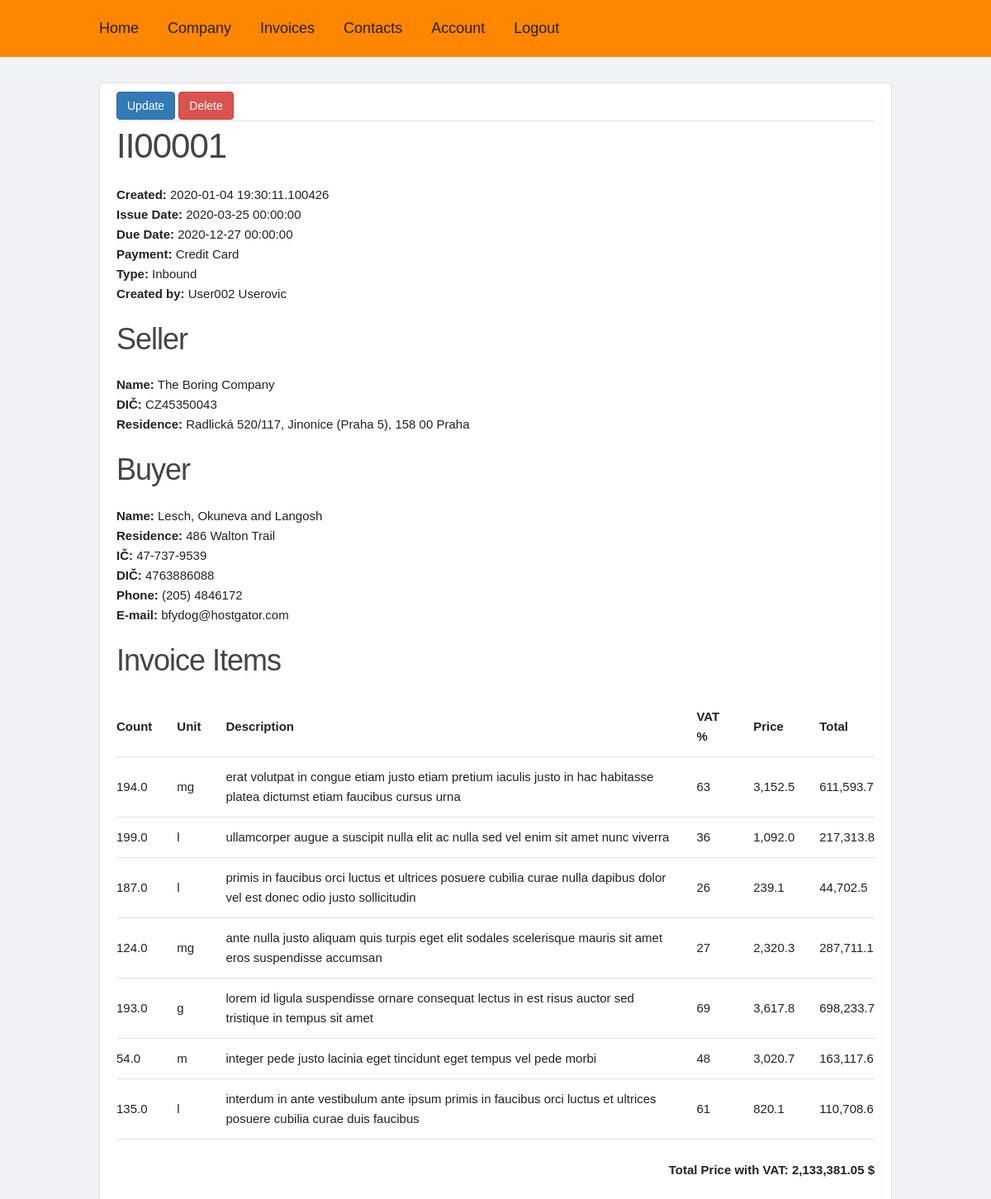
The app's page /invoice/1 (signed in) with its own data.
### app/models.py (models this page shows, shortened)
class Invoice(db.Model):
    id = db.Column(db.Integer(), primary_key=True)
    date_created = db.Column(db.DateTime, nullable=False, default=datetime.utcnow)  # datum vystaveni
    issue_date = db.Column(db.DateTime())  # datum zdanitelneho plneni
    due_date = db.Column(db.DateTime())  # splatnost
    payment_form = db.Column(db.Integer())  # forma uhrady
    type = db.Column(db.Integer())
    serial_id = db.Column(db.Integer())
    serial_number = db.Column(db.String(256))
    total_sum = db.Column(db.Integer())
    company_id = db.Column(db.Integer, db.ForeignKey('company.id'))
    buyer_id = db.Column(db.Integer, db.ForeignKey('contact.id'))
    user_id = db.Column(db.Integer, db.ForeignKey('user.id'))
    items = db.relationship('Item', backref='item_invoice', lazy='dynamic', collection_class=list, cascade='delete')

class User(db.Model, UserMixin):
    id = db.Column(db.Integer, primary_key=True)
    name = db.Column(db.String(100), nullable=False, server_default='')
    birth_number = db.Column(db.String(100), nullable=False, server_default='')
    address = db.Column(db.String(100), nullable=False, server_default='')
    email = db.Column(db.String(120), unique=True, nullable=False)
    phone = db.Column(db.String(50), nullable=False, server_default='')
    card_number = db.Column(db.String(50), nullable=False, server_default='')
    account_number = db.Column(db.String(50), nullable=False, server_default='')
    username = db.Column(db.String(50), nullable=False, unique=True)
    password = db.Column(db.String(60), nullable=False)
    image_file = db.Column(db.String(20), nullable=False, default='default.jpg')
    role_id = db.Column(db.Integer(), db.ForeignKey('role.id'))
    posts = db.relationship('Post', backref='post_author', lazy=True, cascade='delete')
    invoices = db.relationship('Invoice', backref='invoice_author', lazy=True)
    def is_admin(self):
        return self.user_role.name == Roles.ADMIN.value
    def allowed(self, roles):
        return self.user_role.name in roles

class Company(db.Model):
    id = db.Column(db.Integer(), primary_key=True)
    name = db.Column(db.String(50), unique=True)
    dic = db.Column(db.String(50), unique=True)
    residence = db.Column(db.String(50), unique=False, default='')
    invoices = db.relationship('Invoice', backref='invoice_company', lazy=True)
    contacts = db.relationship('Contact', backref='contact_author', lazy=True)

class Contact(db.Model):
    id = db.Column(db.Integer(), primary_key=True)
    name = db.Column(db.String(50), unique=True)
    residence = db.Column(db.String(50), unique=False, default='')
    ic = db.Column(db.String(50), unique=True)
    dic = db.Column(db.String(50), unique=True)
    phone = db.Column(db.String(120), unique=True, nullable=False)
    email = db.Column(db.String(120), unique=True, nullable=False)
    company_id = db.Column(db.Integer, db.ForeignKey('company.id'))
    invoices = db.relationship('Invoice', backref='invoice_buyer', lazy=True)

class Item(db.Model):
    id = db.Column(db.Integer(), primary_key=True)
    count = db.Column(db.Float())
    unit = db.Column(db.String(50))
    desc = db.Column(db.String(256))
    vat = db.Column(db.Integer())  # % DPH (Value-added tax)
    price = db.Column(db.Float())
    total_price = db.Column(db.Float())
    invoice_id = db.Column(db.Integer, db.ForeignKey('invoice.id'))

### app/invoices/routes.py (the view)
@invoices.route('/invoice/<int:invoice_id>', methods=['GET'])
@login_required
@roles_required([Roles.ACCOUNTANT.value])
def invoice(invoice_id):
    bill = Invoice.query.get_or_404(invoice_id)
    return render_template('invoice.html', invoice=bill)

### app/filters.py (called while the page is built)
def type_converter(arg):
    identifier = [item.value for item in InvoiceType if item.value[0] == arg][0]
    return InvoiceType(identifier).value[1]

def payment_converter(arg):
    identifier = [item.value for item in Payment if item.value[0] == arg][0]
    return Payment(identifier).value[1]

### app/models.py (called while the page is built)
@login_manager.user_loader
def load_user(user_id):
    return User.query.get(int(user_id))

### app/utils.py (called while the page is built)
def roles_required(roles):
    def decorator(f):
        @wraps(f)
        def decorated_function(*args, **kwargs):
            if not current_user.is_authenticated:
                return redirect(url_for('users.login'))
            if not current_user.allowed(roles):
                abort(403)
            return f(*args, **kwargs)
        return decorated_function
    return decorator

### app/templates/invoice.html
{% extends 'blocks/base.html' %}
{% block content %}
    <article class="media content-section">
        <div class="media-body">
            {% include 'partials/invoice_ud_view.html' %}
            <h2 class="article-title">{{ invoice.serial_number }}</h2>
            <div class="group">
                <span class="info">
                    <b>Created:</b> {{ invoice.date_created }}
                </span>
                <span class="info">
                    <b>Issue Date:</b> {{ invoice.issue_date }}
                </span>
                <span class="info">
                    <b>Due Date:</b> {{ invoice.due_date }}
                </span>
                <span class="info">
                    <b>Payment:</b> {{ invoice.payment_form | payment_converter }}
                </span>
                <span class="info">
                    <b>Type:</b> {{ invoice.type | type_converter }}
                </span>
                <span class="info last">
                    <b>Created by:</b> {{ invoice.invoice_author.name }}
                </span>
            </div>
            <h3>Seller</h3>
            <div class="group">
                <span class="info">
                    <b>Name:</b> {{ invoice.invoice_company.name }}
                </span>
                <span class="info">
                    <b>DIČ:</b> {{ invoice.invoice_company.dic }}
                </span>
                <span class="info last">
                    <b>Residence:</b> {{ invoice.invoice_company.residence }}
                </span>
            </div>
            <h3>Buyer</h3>
            <div class="group">
                <span class="info">
                    <b>Name:</b> {{ invoice.invoice_buyer.name }}
                </span>
                <span class="info">
                    <b>Residence:</b> {{ invoice.invoice_buyer.residence }}
                </span>
                <span class="info">
                    <b>IČ:</b> {{ invoice.invoice_buyer.ic }}
                </span>
                <span class="info">
                    <b>DIČ:</b> {{ invoice.invoice_buyer.dic }}
                </span>
                <span class="info">
                    <b>Phone:</b> {{ invoice.invoice_buyer.phone }}
                </span>
                <span class="info last">
                    <b>E-mail:</b> {{ invoice.invoice_buyer.email }}
                </span>
            </div>
            <h3>Invoice Items</h3>
            <div class="horizontal-scroll">
                <table class="full-width">
                    <thead>
                    <tr>
                        <th>Count</th>
                        <th>Unit</th>
                        <th>Description</th>
                        <th>VAT %</th>
                        <th>Price</th>
                        <th>Total</th>
                    </tr>
                    </thead>
                    <tbody>
                    {% for item in invoice.items %}
                        <tr>
                            <td>{{ "{0:0,.1f}".format(item.count) }}</td>
                            <td>{{ item.unit }}</td>
                            <td>{{ item.desc }}</td>
                            <td>{{ item.vat }}</td>
                            <td>{{ "{0:0,.1f}".format(item.price) }}</td>
                            <td>{{ "{0:0,.1f}".format(item.total_price) }}</td>
                        </tr>
                    {% endfor %}
                    </tbody>
                </table>
            </div>
            <div class="group">
                <span class="pull-right last">
                    <b>Total Price with VAT: {{ "{0:0,.2f}".format(invoice.total_sum) }} $</b>
                </span>
            </div>
        </div>
    </article>
{% endblock content %}

### app/templates/blocks/base.html (shortened to what this page needs)
<!DOCTYPE html>
<html lang="en">
<head>
    <link rel="stylesheet" type="text/css" href="{{ url_for('static', filename='normalize.css') }}">
    <link rel="stylesheet" type="text/css" href="{{ url_for('static', filename='main.css') }}">
</head>
<body>
{% include 'partials/navigation.html' %}
<main role="main" class="container">
    {% block content %}{% endblock %}
</main>
</body>
</html>

### app/templates/partials/navigation.html
<header class="site-header">
    <nav class="navbar">
        <div class="container">
            <ul class="navbar-list">
                <li class="navbar-item">
                    <a class="navbar-link" href="{{ url_for('main.home') }}">Home</a>
                </li>
                <li class="navbar-item">
                    <a class="navbar-link" href="{{ url_for('companies.company') }}">Company</a>
                </li>
                {% if current_user.is_authenticated %}
                    {% if current_user.is_admin() %}
                        <li class="navbar-item">
                            <a class="navbar-link" href="{{ url_for('users.list_users') }}">Users</a>
                        </li>
                    {% elif not current_user.is_admin() %}
                        <li class="navbar-item">
                            <a class="navbar-link" href="{{ url_for('invoices.search_invoices') }}">Invoices</a>
                        </li>
                        <li class="navbar-item">
                            <a class="navbar-link" href="{{ url_for('companies.list_contacts') }}">Contacts</a>
                        </li>
                    {% endif %}
                    <li class="navbar-item">
                        <a class="navbar-link" href="{{ url_for('users.account') }}">Account</a>
                    </li>
                    <li class="navbar-item">
                        <a class="navbar-link" href="{{ url_for('users.logout') }}">Logout</a>
                    </li>
                {% else %}
                    <li class="navbar-item">
                        <a class="navbar-link" href="{{ url_for('users.login') }}">Login</a>
                    </li>
                {% endif %}
            </ul>
        </div>
    </nav>
</header>

### app/templates/partials/invoice_ud_view.html (shortened to what this page needs)
<div class="article-metadata">
    <div>
        <a class="btn btn-primary" href="{{ url_for('invoices.update_invoice', invoice_id=invoice.id) }}">Update</a>
        <button type="button" class="btn btn-danger" id="deleteConfirm"
                onclick="deleteConfirmPost()">Delete
        </button>
    </div>
</div>

### app/static/main.css (style rules this page uses)
.container { position: relative; width: 100%; max-width: 960px; margin: 0 auto; padding: 0 20px; box-sizing: border-box; }
@media (min-width: 400px) { .container { width: 85%; padding: 0; } }
@media (min-width: 550px) { .container { width: 80%; } }
html { font-size: 62.5%; }
body { font-size: 1.5em; line-height: 1.6; font-weight: 400; color: #222222; background: #f1f2f6; }
@media (min-width: 550px) { body { margin-top: 14rem; } }
@media (min-width: 750px) { body { margin-top: 10rem; } }
h1, h2, h3, h4, h5, h6 { margin-top: 0; margin-bottom: 2rem; font-weight: 300; color: #444444; }
h2 { font-size: 3.6rem; line-height: 1.25; letter-spacing: -.1rem; }
h3 { font-size: 3.0rem; line-height: 1.3; letter-spacing: -.1rem; }
@media (min-width: 550px) { h2 { font-size: 4.2rem; } }
@media (min-width: 550px) { h3 { font-size: 3.6rem; } }
a { color: #1eaedb; text-decoration: none; }
.navbar { display: block; z-index: 99; width: 100%; top: 0; left: 0; background-color: #ff8600; }
.navbar > .container { width: 80%; }
.navbar-list { list-style: none; margin-bottom: 0; }
.navbar-item { position: relative; float: left; margin-bottom: 0; }
.navbar-link { font-size: 18px; margin-right: 35px; text-decoration: none; display: block; padding: 2rem 0 2rem 0; color: #222222; }
@media (min-width: 550px) { .navbar { position: fixed; } }
@media (min-width: 750px) { .navbar > .container { width: 100%; } }
.btn { display: inline-block; margin-bottom: 0; font-weight: normal; text-align: center; white-space: nowrap; vertical-align: middle; touch-action: manipulation; cursor: pointer; background-image: none; border: 1px solid transparent; padding: 6px 12px; font-size: 14px; line-height: 1.42857143; border-radius: 4px; user-select: none; }
.btn-primary { color: #ffffff; background-color: #337ab7; border-color: #2e6da4; }
.btn-danger { color: #ffffff; background-color: #d9534f; border-color: #d43f3a; }
ul { list-style: circle inside; }
ol, ul { padding-left: 0; margin-top: 0; }
li { margin-bottom: 1rem; }
th, td { padding: 12px 15px; text-align: left; border-bottom: 1px solid #e1e1e1; }
th:first-child, td:first-child { padding-left: 0; }
th:last-child, td:last-child { padding-right: 0; }
button, .button { margin-bottom: 1rem; }
pre, blockquote, dl, figure, table, p, ul, ol, form { margin-bottom: 2.5rem; }
.full-width { width: 100%; box-sizing: border-box; }
.horizontal-scroll { overflow-x: auto; }
.group { display: flow-root; }
.info { display: block; }
.last { margin-bottom: 2rem; }
.pull-right { float: right !important; }
.content-section { background: #ffffff; padding: 10px 20px; border: 1px solid #dddddd; border-radius: 3px; margin-bottom: 20px; }
.article-title { color: #444444; }
.article-metadata { padding-bottom: 1px; margin-bottom: 4px; border-bottom: 1px solid #e3e3e3 }
.container:after, .row:after, .u-cf { content: ""; display: table; clear: both; }

### records on screen
Invoice: serial_number "II00001", date_created "2020-01-04 19:30:11.100426", issue_date "2020-03-25 00:00:00", due_date "2020-12-27 00:00:00", payment_form|payment_converter "Credit Card", type|type_converter "Inbound", total_sum "2,133,381.05"
User: invoice_author.name "User002 Userovic"
Company: invoice_company.name "The Boring Company", invoice_company.dic "CZ45350043", invoice_company.residence "Radlická 520/117, Jinonice (Praha 5), 158 00 Praha"
Contact: invoice_buyer.name "Lesch, Okuneva and Langosh", invoice_buyer.residence "486 Walton Trail", invoice_buyer.ic "47-737-9539", invoice_buyer.dic "4763886088", invoice_buyer.phone "(205) 4846172", invoice_buyer.email "bfydog@hostgator.com"
Item: count "194.0", unit "mg", desc "erat volutpat in congue etiam justo etiam pretium iaculis justo in hac habitasse platea dictumst etiam faucibus cursus urna", vat "63", price "3,152.5", total_price "611,593.7"
Item: count "199.0", unit "l", desc "ullamcorper augue a suscipit nulla elit ac nulla sed vel enim sit amet nunc viverra", vat "36", price "1,092.0", total_price "217,313.8"
Item: count "187.0", unit "l", desc "primis in faucibus orci luctus et ultrices posuere cubilia curae nulla dapibus dolor vel est donec odio justo sollicitudin", vat "26", price "239.1", total_price "44,702.5"
Item: count "124.0", unit "mg", desc "ante nulla justo aliquam quis turpis eget elit sodales scelerisque mauris sit amet eros suspendisse accumsan", vat "27", price "2,320.3", total_price "287,711.1"
Item: count "193.0", unit "g", desc "lorem id ligula suspendisse ornare consequat lectus in est risus auctor sed tristique in tempus sit amet", vat "69", price "3,617.8", total_price "698,233.7"
Item: count "54.0", unit "m", desc "integer pede justo lacinia eget tincidunt eget tempus vel pede morbi", vat "48", price "3,020.7", total_price "163,117.6"
Item: count "135.0", unit "l", desc "interdum in ante vestibulum ante ipsum primis in faucibus orci luctus et ultrices posuere cubilia curae duis faucibus", vat "61", price "820.1", total_price "110,708.6"
